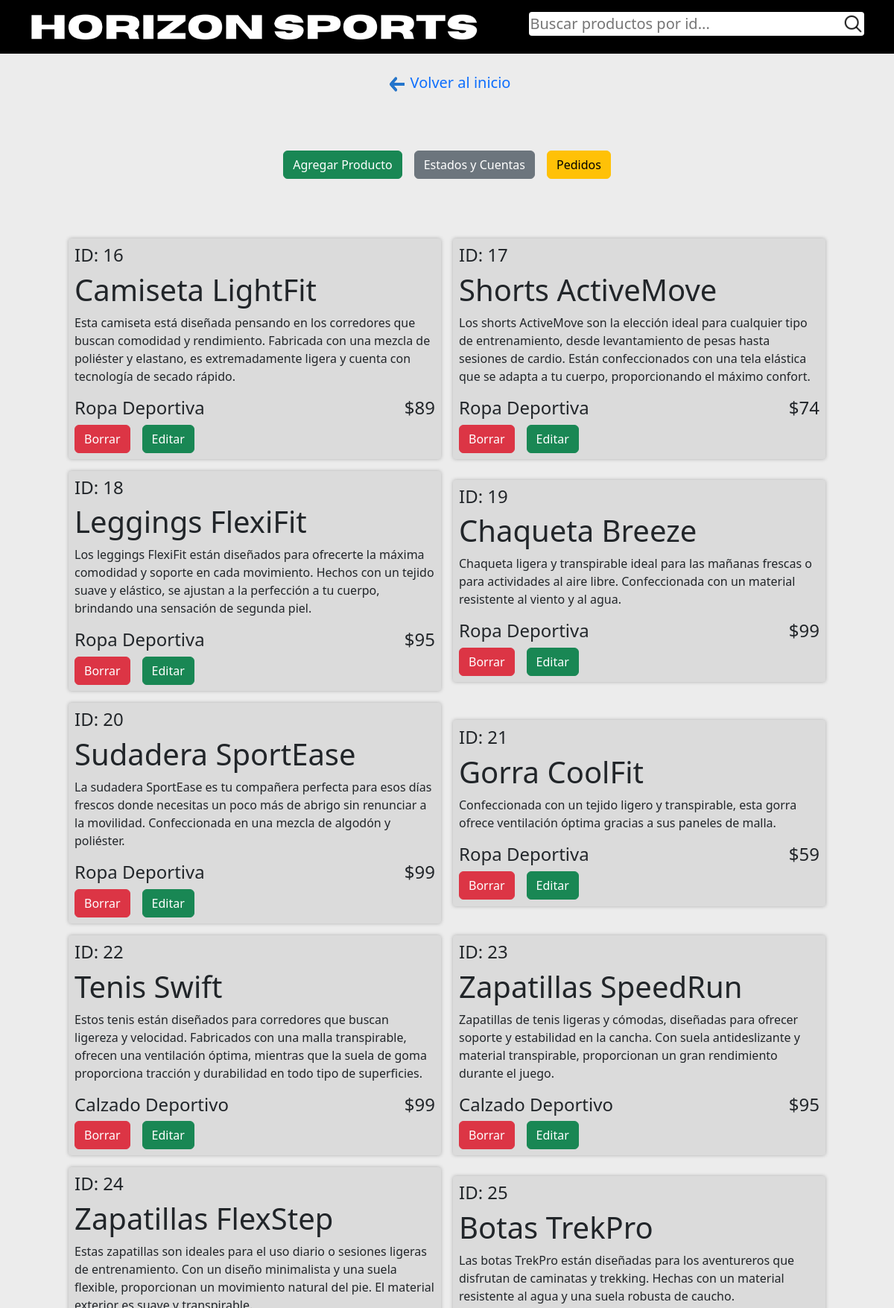
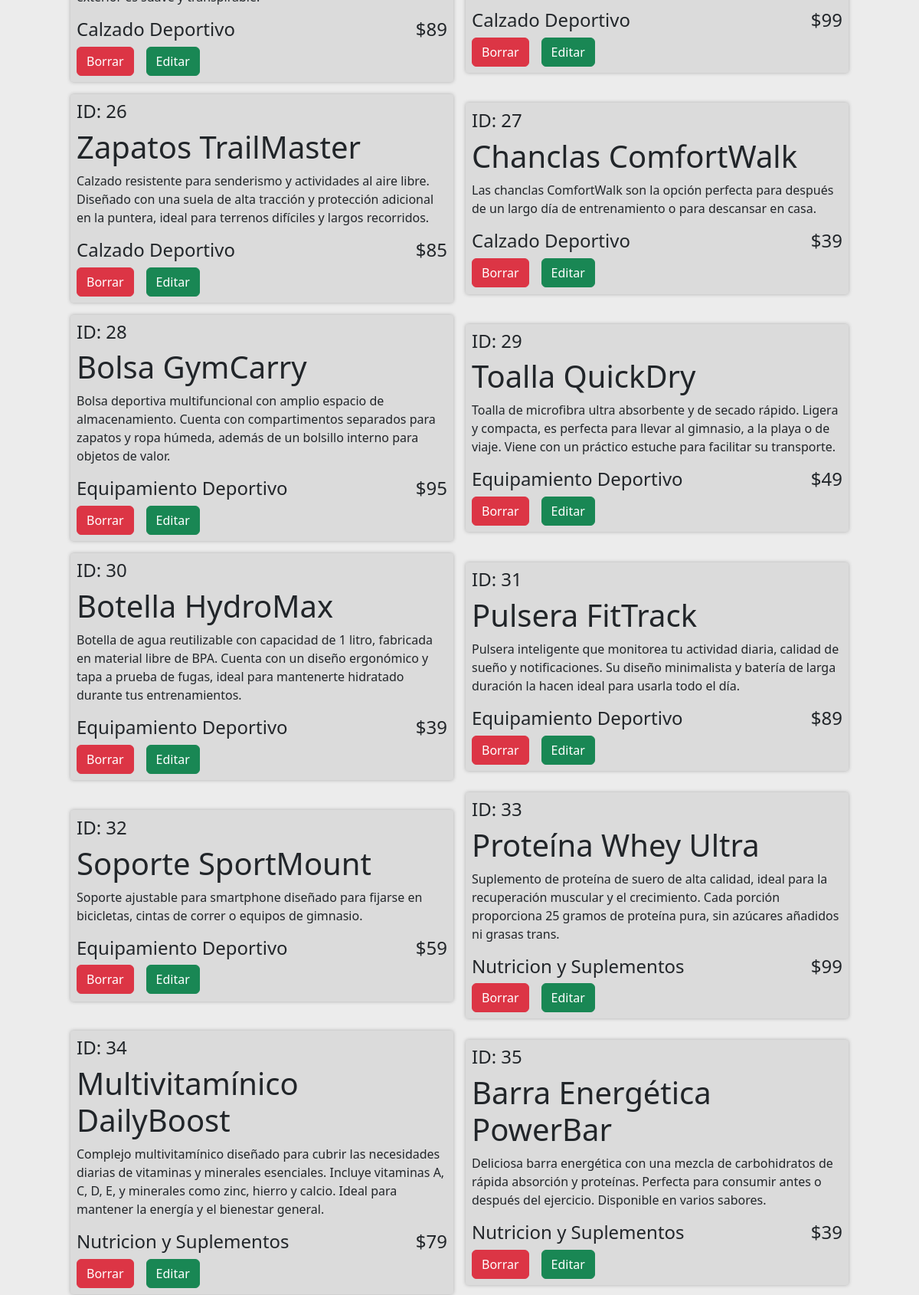
Page /pagina/admin/pagina_admin.php (signed in, upper part) on the committed database (2 pictures, top to bottom).
### tables this page shows
CREATE TABLE IF NOT EXISTS `productos` (
  `id_productos` int(11) NOT NULL AUTO_INCREMENT,
  `nombre_producto` varchar(100) NOT NULL,
  `precio` int(50) NOT NULL,
  `descripcion` text NOT NULL,
  `categoria` varchar(50) NOT NULL,
  PRIMARY KEY (`id_productos`)
);

### pagina/admin/pagina_admin.php (the view, shortened to what this page needs)
<!DOCTYPE html>
<html lang="es">
<head>
    <link
      href="https://cdn.jsdelivr.net/npm/bootstrap@5.3.3/dist/css/bootstrap.min.css"
      rel="stylesheet"
    />
    <link href="https://fonts.cdnfonts.com/css/horizon" rel="stylesheet" />
    <link href="https://fonts.cdnfonts.com/css/codec-pro" rel="stylesheet" />
    <link rel="stylesheet" href="admin.css" />
</head>
<body class="w-100 h-100 d-flex justify-content-center align-items-center flex-column">
    <header
      class="d-flex justify-content-center align-items-center flex-column w-100 bg-black p-3 flex-lg-row justify-content-lg-around"
    >
      <img src="../imgs/horizonsports.png" alt="horizonsports" />
<form
        action="pagina_admin.php"
        method="GET"
        class="d-flex justify-content-center align-items-center flex-row mb-2 rounded-1 w-100"
      >
        <input type="number" name="id" placeholder="Buscar productos por id..." />
        <button class="rounded-5">
          <img src="../imgs/lupa.png" alt="lupa.png" class="p-0 m-0" />
        </button>
      </form>
    </header>
    <a
      href="../index.php"
      class="regresar m-3 mt-4 ps-2 gap-2 d-flex justify-content-center"
      ><img src="../imgs/flecha-reversa.png" alt="flechita" />
      <p class="p-0 m-0 mb-1">Volver al inicio</p></a
    >
    <div class="w-100 h-100 d-flex justify-content-center align-items-center flex-wrap mt-5 p-2 gap-3 div-admin">
        <a href="agregar_producto/agregar.php" class="btn btn-success">Agregar Producto</a>
        <a href="cuentas_estado/cuentas_estado.php" class="btn btn-secondary">Estados y Cuentas</a>
        <a href="pedidos_admin/pedidos_admin.php" class="btn btn-warning">Pedidos</a>
    </div>
    <div class="w-100 h-100 d-flex justify-content-center align-items-center flex-wrap p-4  mt-5 pb-5 mb-5 gap-3">
    <?php
     include("../conexion.php");
     $sql = "SELECT * FROM productos";
     $resultado = $conn->query($sql);
     if ($resultado->num_rows > 0) {
       while ($row = $resultado->fetch_assoc()) {
        $id_producto = $row['id_productos'];
        $producto = $row['nombre_producto'];
        $precio = $row['precio'];
        $descripcion = $row['descripcion'];
        $categoria = $row['categoria'];
        ?>
        <div class="d-flex justify-content-center align-items-center flex-column producto-div p-2 rounded-1" id="<?php echo $row['id_productos'];?>">
            <div class="d-flex flex-column w-100">
                <h4>ID: <?php echo $id_producto; ?></h4>
                <h1><?php echo $producto; ?></h1>
            </div>
            <p class="w-100 text-start"><?php echo $descripcion; ?></p>
            <div class="d-flex justify-content-center align-items-center flex-row w-100">
                <h4 class="w-75"><?php echo $categoria; ?></h4>
                <h4 class="w-25 text-end"><?php echo "$" . $precio; ?></h4>
            </div>
            <div class="d-flex flex-row w-100 gap-3">
                <a href="borrar.php?id=<?php echo $id_producto; ?>" class="btn btn-danger">Borrar</a>
                <a href="editar/editar.php?id=<?php echo $id_producto; ?>" class="btn btn-success">Editar</a>
            </div>
        </div>
        <?php
       }
     } else {
      echo "No se encontraron productos.";
     }
?>
    </div>
</body>
</html>

### pagina/admin/admin.css (style rules this page uses)
body { background: rgb(236, 236, 236); font-family:'Segoe UI', Tahoma, Geneva, Verdana, sans-serif; }
header { gap: 20px; }
header img { width: 100%; max-width: 600px; }
header form { background: white; max-width: 450px; }
header form input { font-size: 20px; width: 100%; background: none; border: none; }
header form button { cursor: pointer; border: none; background: white; padding: 0; }
header form img { width: 30px; height: 30px; }
.regresar { text-decoration: none; }
.regresar p { font-size: 20px; }
.regresar img { padding: 0; margin: 0; width: 20px; }
.producto-div { width: 500px; min-height: 250px; background: rgb(219, 219, 219); box-shadow: 0px 0px 5px rgb(173, 173, 173); }

### rows in the picture
productos: id_productos "16", nombre_producto "Camiseta LightFit", descripcion "Esta camiseta está diseñada pensando en los corredores que buscan comodidad y rendimiento. Fabricada con una mezcla de poliéster y elastano, es extremadamente ligera y cuenta con tecnología de secado rápido.", categoria "Ropa Deportiva", precio "89"
productos: id_productos "17", nombre_producto "Shorts ActiveMove", descripcion "Los shorts ActiveMove son la elección ideal para cualquier tipo de entrenamiento, desde levantamiento de pesas hasta sesiones de cardio. Están confeccionados con una tela elástica que se adapta a tu cuerpo, proporcionando el máximo confort.", categoria "Ropa Deportiva", precio "74"
productos: id_productos "18", nombre_producto "Leggings FlexiFit", descripcion "Los leggings FlexiFit están diseñados para ofrecerte la máxima comodidad y soporte en cada movimiento. Hechos con un tejido suave y elástico, se ajustan a la perfección a tu cuerpo, brindando una sensación de segunda piel.", categoria "Ropa Deportiva", precio "95"
productos: id_productos "19", nombre_producto "Chaqueta Breeze", descripcion "Chaqueta ligera y transpirable ideal para las mañanas frescas o para actividades al aire libre. Confeccionada con un material resistente al viento y al agua.", categoria "Ropa Deportiva", precio "99"
productos: id_productos "20", nombre_producto "Sudadera SportEase", descripcion "La sudadera SportEase es tu compañera perfecta para esos días frescos donde necesitas un poco más de abrigo sin renunciar a la movilidad. Confeccionada en una mezcla de algodón y poliéster.", categoria "Ropa Deportiva", precio "99"
productos: id_productos "21", nombre_producto "Gorra CoolFit", descripcion "Confeccionada con un tejido ligero y transpirable, esta gorra ofrece ventilación óptima gracias a sus paneles de malla.", categoria "Ropa Deportiva", precio "59"
productos: id_productos "22", nombre_producto "Tenis Swift", descripcion "Estos tenis están diseñados para corredores que buscan ligereza y velocidad. Fabricados con una malla transpirable, ofrecen una ventilación óptima, mientras que la suela de goma proporciona tracción y durabilidad en todo tipo de superficies.", categoria "Calzado Deportivo", precio "99"
productos: id_productos "23", nombre_producto "Zapatillas SpeedRun", descripcion "Zapatillas de tenis ligeras y cómodas, diseñadas para ofrecer soporte y estabilidad en la cancha. Con suela antideslizante y material transpirable, proporcionan un gran rendimiento durante el juego.", categoria "Calzado Deportivo", precio "95"
productos: id_productos "24", nombre_producto "Zapatillas FlexStep", descripcion "Estas zapatillas son ideales para el uso diario o sesiones ligeras de entrenamiento. Con un diseño minimalista y una suela flexible, proporcionan un movimiento natural del pie. El material exterior es suave y transpirable.", categoria "Calzado Deportivo", precio "89"
productos: id_productos "25", nombre_producto "Botas TrekPro", descripcion "Las botas TrekPro están diseñadas para los aventureros que disfrutan de caminatas y trekking. Hechas con un material resistente al agua y una suela robusta de caucho.", categoria "Calzado Deportivo", precio "99"
productos: id_productos "26", nombre_producto "Zapatos TrailMaster", descripcion "Calzado resistente para senderismo y actividades al aire libre. Diseñado con una suela de alta tracción y protección adicional en la puntera, ideal para terrenos difíciles y largos recorridos.", categoria "Calzado Deportivo", precio "85"
productos: id_productos "27", nombre_producto "Chanclas ComfortWalk", descripcion "Las chanclas ComfortWalk son la opción perfecta para después de un largo día de entrenamiento o para descansar en casa.", categoria "Calzado Deportivo", precio "39"
productos: id_productos "28", nombre_producto "Bolsa GymCarry", descripcion "Bolsa deportiva multifuncional con amplio espacio de almacenamiento. Cuenta con compartimentos separados para zapatos y ropa húmeda, además de un bolsillo interno para objetos de valor.", categoria "Equipamiento Deportivo", precio "95"
productos: id_productos "29", nombre_producto "Toalla QuickDry", descripcion "Toalla de microfibra ultra absorbente y de secado rápido. Ligera y compacta, es perfecta para llevar al gimnasio, a la playa o de viaje. Viene con un práctico estuche para facilitar su transporte.", categoria "Equipamiento Deportivo", precio "49"
productos: id_productos "30", nombre_producto "Botella HydroMax", descripcion "Botella de agua reutilizable con capacidad de 1 litro, fabricada en material libre de BPA. Cuenta con un diseño ergonómico y tapa a prueba de fugas, ideal para mantenerte hidratado durante tus entrenamientos.", categoria "Equipamiento Deportivo", precio "39"
productos: id_productos "31", nombre_producto "Pulsera FitTrack", descripcion "Pulsera inteligente que monitorea tu actividad diaria, calidad de sueño y notificaciones. Su diseño minimalista y batería de larga duración la hacen ideal para usarla todo el día.", categoria "Equipamiento Deportivo", precio "89"
productos: id_productos "32", nombre_producto "Soporte SportMount", descripcion "Soporte ajustable para smartphone diseñado para fijarse en bicicletas, cintas de correr o equipos de gimnasio.", categoria "Equipamiento Deportivo", precio "59"
productos: id_productos "33", nombre_producto "Proteína Whey Ultra", descripcion "Suplemento de proteína de suero de alta calidad, ideal para la recuperación muscular y el crecimiento. Cada porción proporciona 25 gramos de proteína pura, sin azúcares añadidos ni grasas trans.", categoria "Nutricion y Suplementos", precio "99"
productos: id_productos "34", nombre_producto "Multivitamínico DailyBoost", descripcion "Complejo multivitamínico diseñado para cubrir las necesidades diarias de vitaminas y minerales esenciales. Incluye vitaminas A, C, D, E, y minerales como zinc, hierro y calcio. Ideal para mantener la energía y el bienestar general.", categoria "Nutricion y Suplementos", precio "79"
productos: id_productos "35", nombre_producto "Barra Energética PowerBar", descripcion "Deliciosa barra energética con una mezcla de carbohidratos de rápida absorción y proteínas. Perfecta para consumir antes o después del ejercicio. Disponible en varios sabores.", categoria "Nutricion y Suplementos", precio "39"
